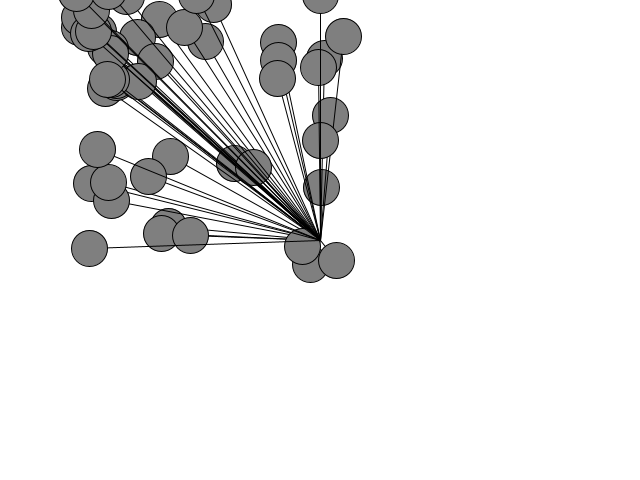
Frame 1 (no input)
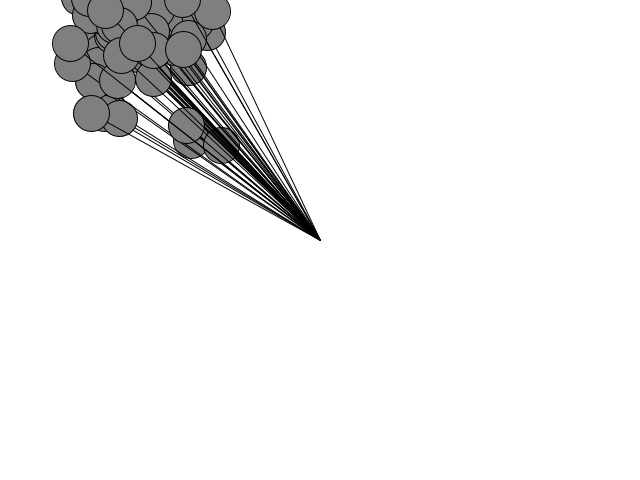
Frame 60 (the mouse pressed at the canvas centre just before this capture)
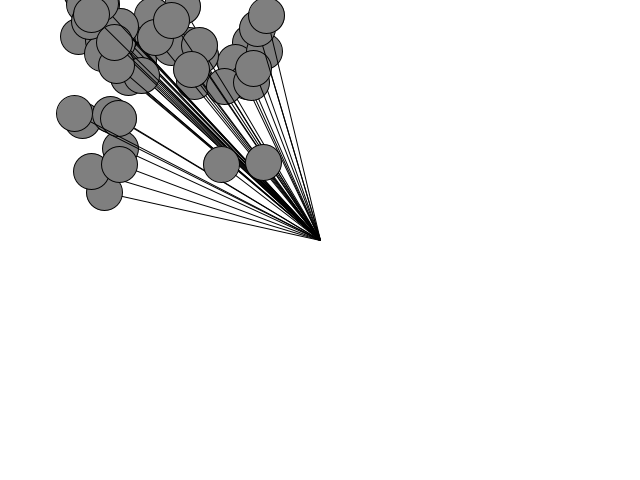
Frame 120 (the mouse held since frame 60 and released just before this capture)

The Processing sketch that drew these frames (run headless with seeded random() and noise(); from frame 60 on, the mouse is pressed at the canvas centre):

// Processing sketch: blobs
// ── blobs.pde
Blob b;
Blob[] Blobs = new Blob[50];
//float amp = random(300,360);
//float ang = r5;
void setup() {
  size(640, 480);

  for (int i=0; i<Blobs.length; i++) {
    //b = new Blob(amp,ang);
    Blobs[i] = new Blob(random(200, 250), random(3, 5),random(200, 250),random(3, 5));
  }
}

void draw() {
  background(255);
  //b.drawBlob();

  for (int i=0; i<Blobs.length; i++) {

    Blobs[i].drawBlob();
  }
}

// ── Blob.pde
class Blob {
  float ampx = 0;
  float anglex = 0.0;
  float ampy = 0;
  float angley = 0.0;


  Blob(float amx, float anx, float amy, float angy) {
    ampx = amx;
    anglex = anx;
    ampy = amy;
    angley = angy;
  }


  void drawBlob () {

    //background(255);
    pushMatrix();
    translate (width/2, height/2);

    //float x= amp *sin ((frameCount/period)*TWO_PI);
    float x= ampx *sin (anglex);
    float y= ampx *sin (angley);
    fill(127);
    stroke(0);
    line(0, 0, x, y);
    ellipse(x, y, 36, 36);

    anglex += .01;
    angley += .01;
    popMatrix();
  }
}
